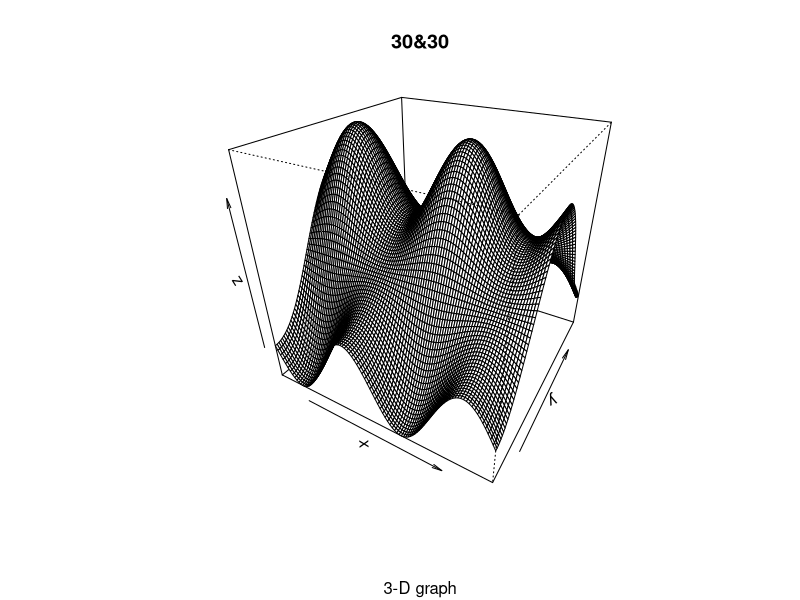
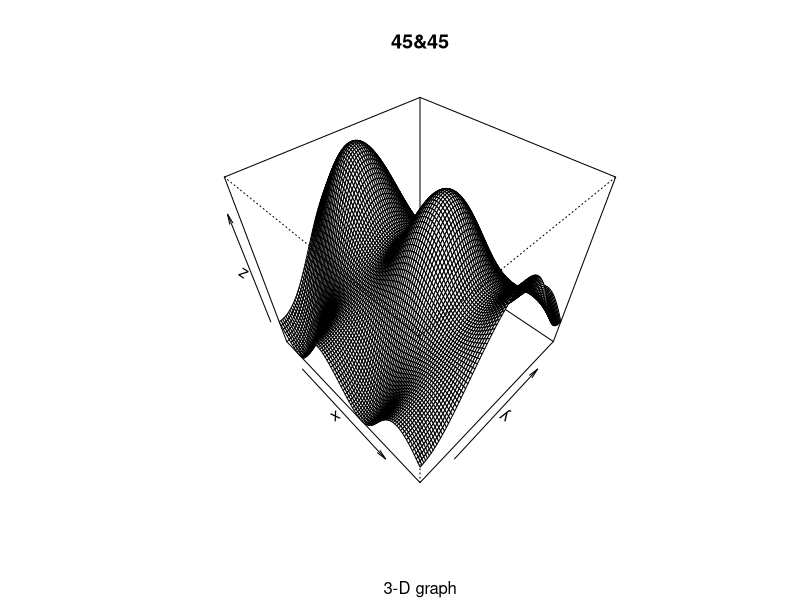
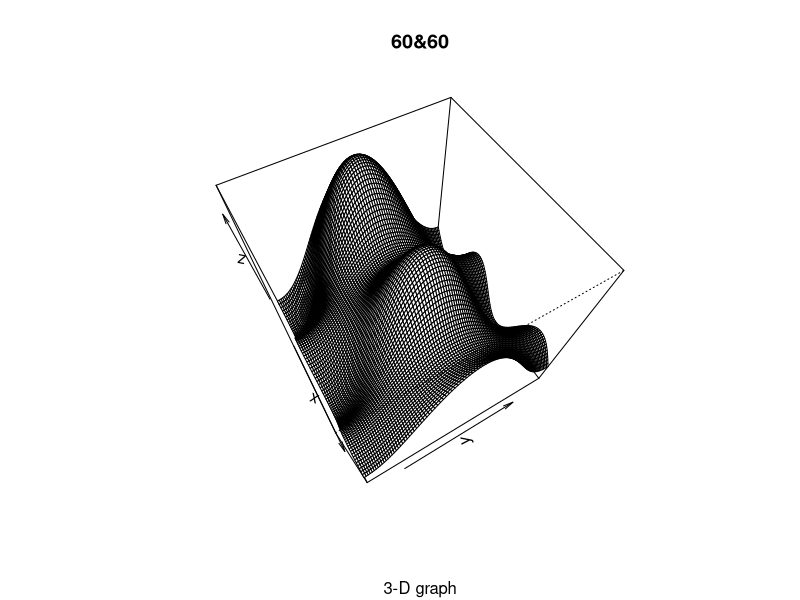
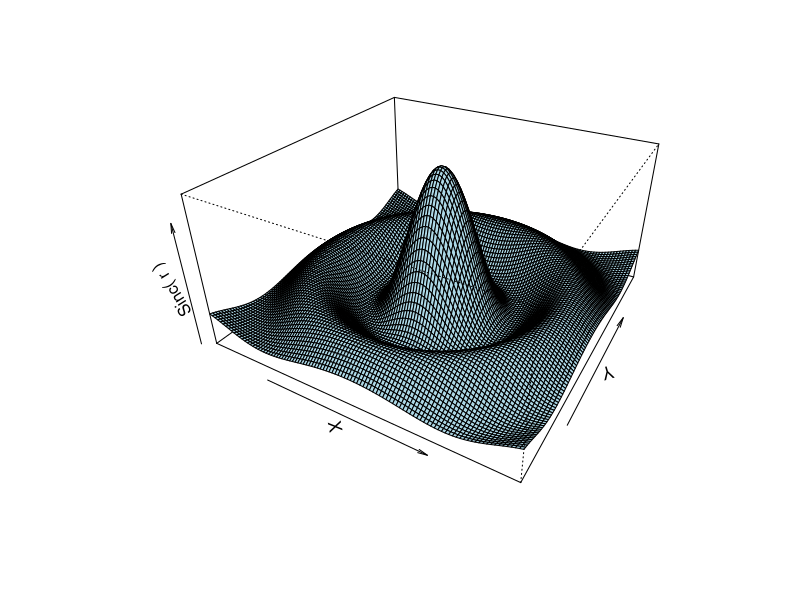
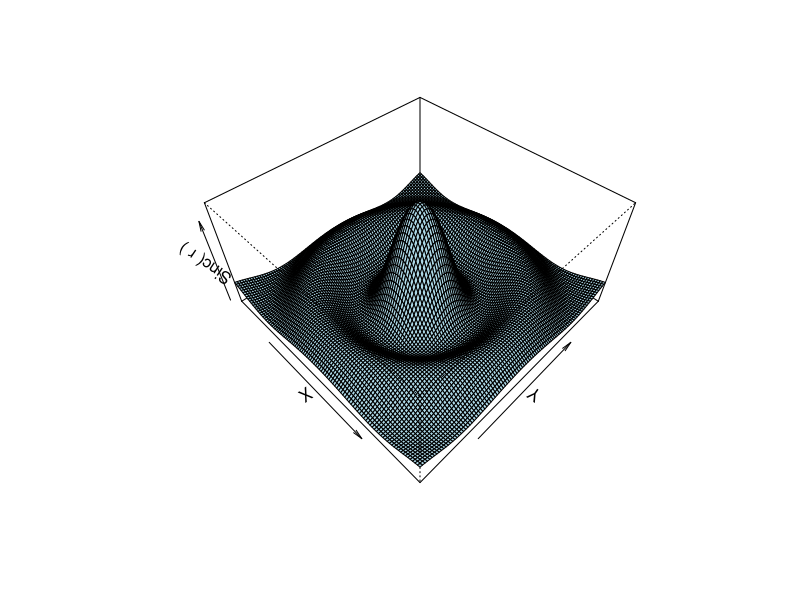
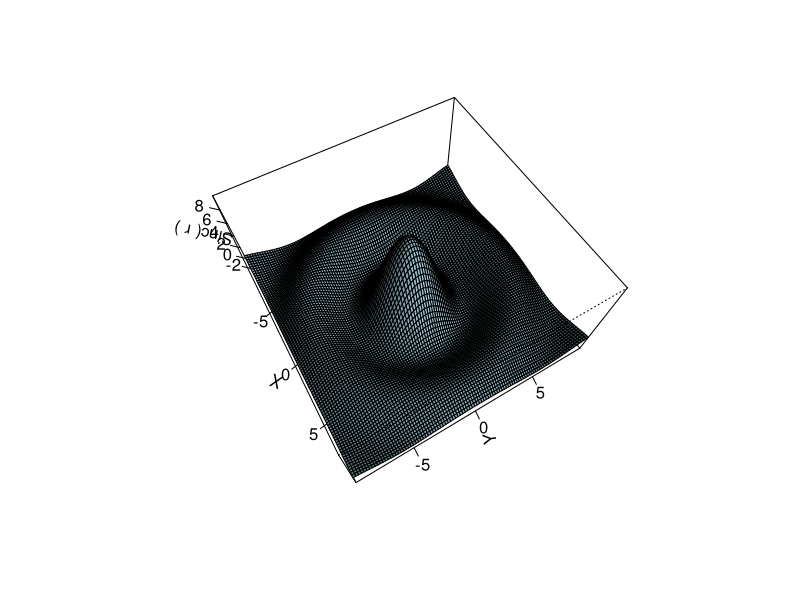
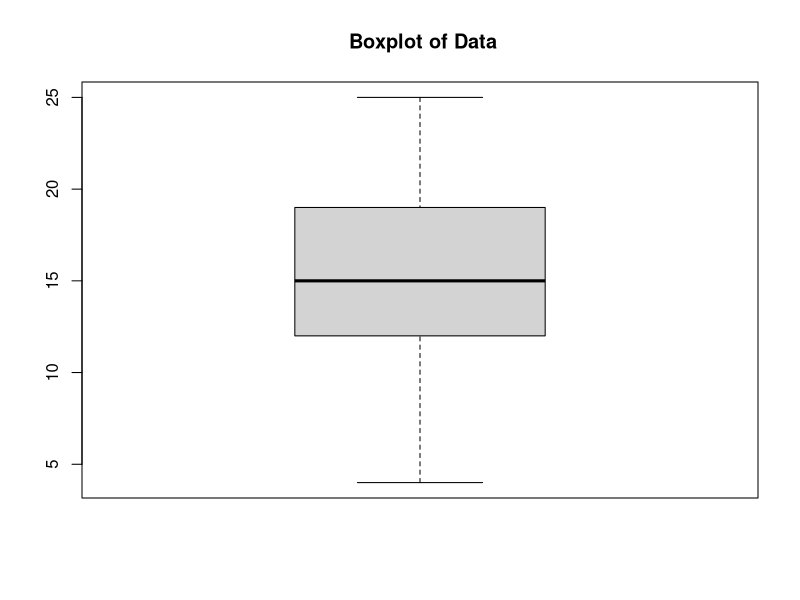
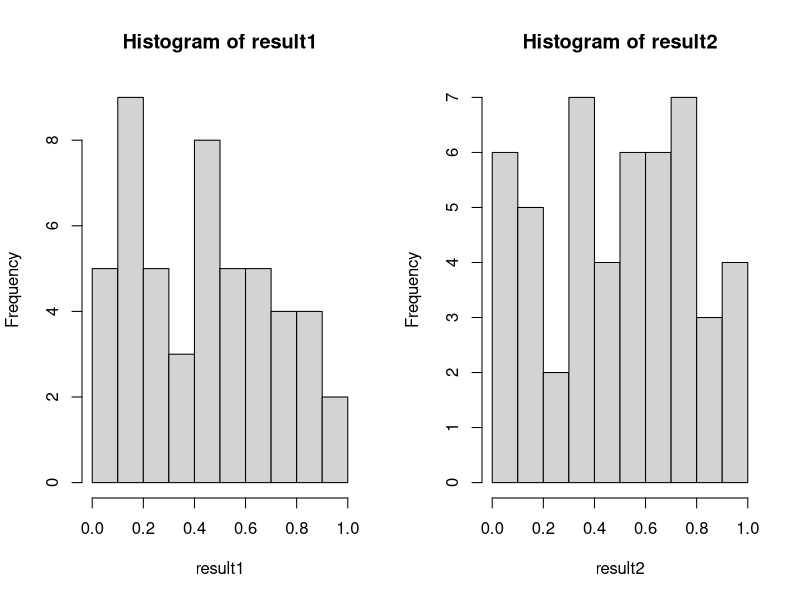

Reproduce these figures in R, in order.
## ---- chunk 1
knitr::opts_chunk$set(echo = TRUE)

## ---- chunk 2
#a
x = seq(-pi,pi,length = 100)
y = seq(-pi,pi,length = 100)
f = function(x,y){
  a =(2+sin(2*x))*(cos(y))
}
z = outer(x,y,f)
persp(x,y,z,xlim = range(x),ylim = range(y),zlim = range(z),phi = 30,theta = 30,sub = "3-D graph",main = "30&30")
persp(x,y,z,xlim = range(x),ylim = range(y),zlim = range(z),phi = 45,theta = 45,sub = "3-D graph",main = "45&45")
persp(x,y,z,xlim = range(x),ylim = range(y),zlim = range(z),phi = 60,theta = 60,sub = "3-D graph",main = "60&60")


#b
x<-seq(-3*pi,3*pi,length=100)
y<-seq(-3*pi,3*pi,length=100)
f<-function(x,y){r<-sqrt(x^2+y^2);10*sin(r)/r}
z<-outer(x,y,f)
persp(x,y,z,theta =30, phi = 30, expand = 0.5, col = "lightblue",  xlab = "X", ylab = "Y", zlab = "Sinc( r )"  
)-> res
persp(x, y, z, theta = 45, phi = 45, expand = 0.5, col = "lightblue", 
xlab = "X", ylab = "Y", zlab = "Sinc( r )"  
)-> res
persp(x, y, z, theta = 60, phi = 60, expand = 0.5, col = "lightblue", 
      ltheta = 120, shade = 0.75, ticktype = "detailed", xlab = "X", ylab = "Y", zlab = "Sinc( r )"  
)-> res



## ---- chunk 3
sum_fun= function(n){
  if (!is.numeric(n))
    stop("n is not numeric")
  if (!is.vector(n))
    stop("n is not a vector")
  i<-1:n 
  min_value<-sum(pmin(2^i,i^3))
  max_value<-sum(pmax(2^i,i^3))
  outcome<-c(min_value,max_value)
  return(outcome)
}
n<-seq(10,250,by=30)
sapply(n, sum_fun)




## ---- chunk 4

IQR.outliers = function(x){
  if(any(is.na(x))){
    print("there is missing value")
  x=x[!is.na(x)]
  }
  if(!is.numeric(x)){
    stop("x is not numeric")
  }
  n=length(x)
  sortedx=sort(x)
  iqr=diff(quantile(x,c(0.25,0.75)))
  f=sortedx[round(0.25*n)]-1.5*iqr
  t=sortedx[round(0.75*n)]+1.5*iqr
  l=which(x<f)
  r=which(x>t)
  boxplot(x ,main=" Boxplot of Data")   
  return(list(out.low = x[l], out.high = x[r],IQR = iqr))  
}

x = IQR.outliers(cars$speed)
x
#checking process 
#cars$speed[0] = "hello"
#x = IQR.outliers(cars$speed) #this will throw error masss

## ---- chunk 5
#(1)

directpoly = function(x,coef){
  if(length(coef)<2){
    stop("no way")
  }
  n = length(coef)
  m = length(x)
  final = rep(0,m)
  result = 0
  for(i in 1:n){
    final =final+coef[i]*x^(i-1)
  }
  return(final)

}
  
x = 1:4
coef = c(2,6,2.5,-3)
a = directpoly(x,coef)


#(2)
 hornerpoly = function(x,coef){
   if(length(coef)<2){
    stop("no way")
   }
   n = length(coef)
   output = rep(coef[n],length(x))
   for (i in length(coef)-1:1){
   output = output*coef[i]+coef[i-1]
   }
   return(output)
 }
 
 x =-1:4
 coef = c(2,6,2.5,-3)
 
 #(3)
 system.time(directpoly(x=seq(-10,10,len=500000), c(1,-2,2,3,4,6,7)))
 system.time(hornerpoly(x=seq(-10,10,len=500000), c(1,-2,2,3,4,6,7)))
 

## ---- chunk 6
my.unif = function(n, a, c, m, x0){
 result = rep(0,n)
 for(i in 1:n){
   if(i == 1){
     result[i] = (a*x0+c)%%m 
   }
   else{
   result[i] = (a*result[i-1]+c)%%m 
   }
 }
 result = result/m 
}

result1 =  my.unif(50, 172, 13, 32767,1728)

result2 =  my.unif(50, 171, 51, 32767,2019)

par(mfrow=c(1,2)) 
hist(result1,main =)
hist(result2)
ks.test(result1,result2)
# p_value is large enough, so we can't reject that the distribution of two samples look similar.  
## K stats support the same arguments


## ---- chunk 7
#(1)
n = runif(10000)
estimate_mean = mean(n^2)

print("the theritical mean is 1/3")
estimate_sd = sqrt(1/10000)*sd(n^2)
left = estimate_mean- estimate_sd*1.96
right = estimate_mean + estimate_sd*1.96
left 
right
print("compare to the theritical mean, the confidence interval of situmalution show that 95% percent the true mean(0.333) is inside 0.328 to 0.340. which satisfy it")


#(2)
v<-(n^2+(1-n)^2)/2
m<-length(v)
lowerbound1<-mean(v)-1.96*sd(v)/sqrt(10000)
lowerbound1
upperbound2<-mean(v)+1.96*sd(v)/sqrt(10000)
upperbound2 
print("Compare with a) the confidence interval is a little narrow down")
## Compare with a) the confidence interval is a little narrow down


#(3)
w<-((n/2)^2+(1-n/2)^2)/2
p<-length(w)
mean_u<-mean(w)
lowerbound3<-mean_u-1.96*sd(w)/(sqrt(p))
lowerbound3                   
upperbound3<-mean_u+1.96*sd(w)/(sqrt(p))
upperbound3
print("compare to a and b, the c confidence interval is even more smaller.")

#compare to a and b, the c confidence interval is even more smaller.

